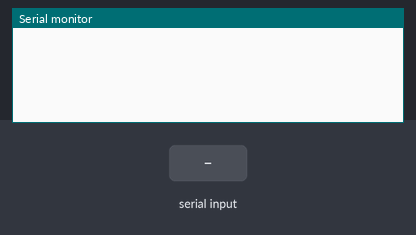
A sketch run on a simulated Arduino Uno, built with avr-gcc and run on an emulated ATmega328P. On the bench: the last lines printed to the serial monitor. Inputs (shaded band) come from the test bench. No radio packets arrive unless stated.

Above: at 1.2 s.
1.3 s: "1\n" received over Serial
At 2.5 s:
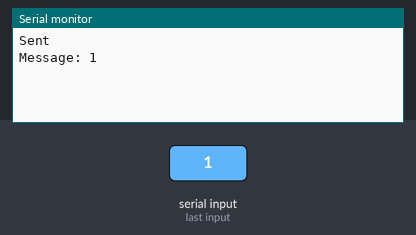
3.5 s: "0\n" received over Serial
At 4.8 s:
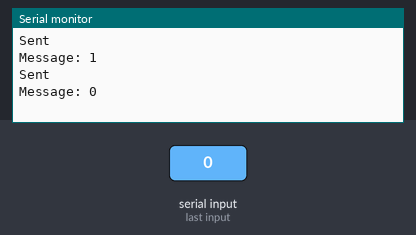
5.0 s: "2\n" received over Serial
At 5.6 s:
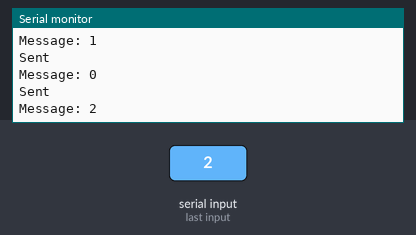

Measured:
- after the input at 1.3 s, the serial monitor: prints a new line after 0.76 s (image 1)
- after the input at 3.5 s, the serial monitor: prints a new line after 0.63 s (image 2)
- after the input at 5.0 s, the serial monitor: prints a new line after 0.19 s (image 3)

The sketch:

Transmitter_nonecc_code.ino
```cpp
#include <RH_ASK.h>

RH_ASK radio(2000, 11, 12);
const int maxLength = 128; // Maximum length of the input
char inputBuffer[maxLength]; // Buffer to store the input

void setup() {
    Serial.begin(9600);

    if (!radio.init()) {
        Serial.println("Radio module failed to initialize");
    }
}

void loop() {
    if (Serial.available() > 0) {
        // Read characters from the Serial Monitor and store them in the buffer
        int bytesRead = Serial.readBytesUntil('\n', inputBuffer, maxLength - 1);

        // Null-terminate the string (add a null character at the end)
        inputBuffer[bytesRead] = '\0';

        // Send the message
        radio.send((uint8_t*)inputBuffer, bytesRead);
        radio.waitPacketSent();

        // Print information to the Serial Monitor
        Serial.println("Sent");
        Serial.println("Message: " + String(inputBuffer));
    }

    delay(1000);
}
```
